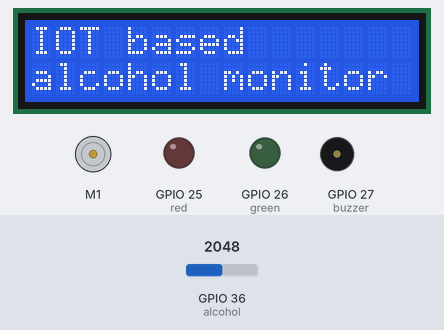
This sketch was run on a simulated ESP32. Parts: 16×2 character LCD, DC motor (green arrow = forward, orange = backward, longer = faster), output pins drawn as LEDs (lit = HIGH), buzzer (waves = sounding, pin HIGH). The test bench sets the inputs (shaded band); at power-on: GPIO 36 (alcohol) = 2048. WiFi joins after 1.5 s; servers stay silent unless stated; what the sketch prints to the serial monitor is not drawn.

Above: at 2.2 s.
At 6.7 s:
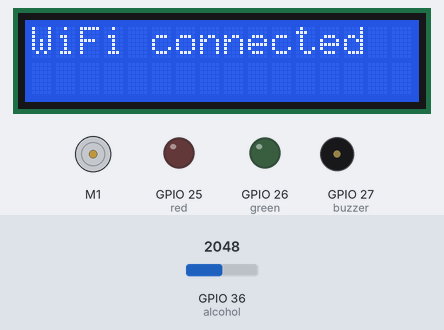
9.4 s: GPIO 36 (alcohol) set to 3213
At 12.3 s:
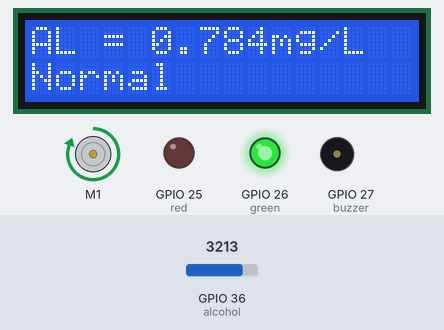
12.4 s: GPIO 36 (alcohol) set to 3329
At 14.7 s:
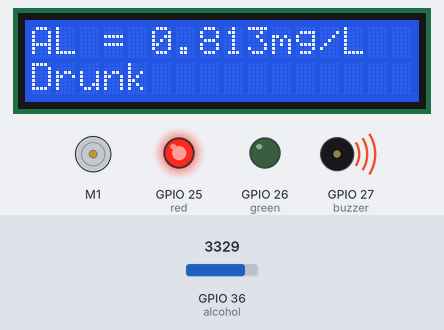
15.4 s: GPIO 36 (alcohol) set to 2866
At 19.1 s:
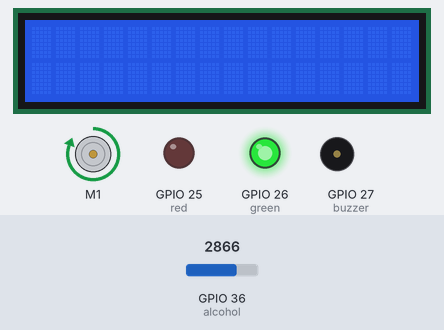
Timing chart, 0 to 20.6 s (numbered marks = the images above; inputs shaded):
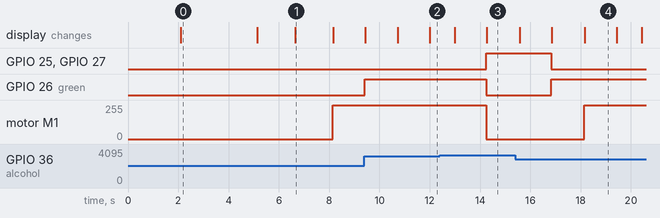

Measured:
- the behaviour switches between 3276 and 3277 on GPIO 36 (alcohol) (found by bisection; images 2 and 3)
- after the input at 9.4 s, the display: first differs from a run without the input after 2.6 s (image 2)
- after the input at 12.4 s, GPIO 25 (red), GPIO 27 (buzzer): LOW → HIGH after 1.9 s; GPIO 26 (green): HIGH → LOW after 1.9 s; motor M1: forward 255/255 → stopped after 1.9 s; the display: first differs from a run without the input after 1.9 s (image 3)
- after the input at 15.4 s, GPIO 25 (red), GPIO 27 (buzzer): HIGH → LOW after 1.4 s; GPIO 26 (green): LOW → HIGH after 1.4 s; motor M1: stopped → forward 255/255 after 2.8 s; the display: first differs from a run without the input after 1.5 s (image 4 shows a later state)
- what the display in image 0 shows lasts 3.0 s, from 2.1 s to 5.1 s
- what the display in image 1 shows lasts 1.6 s, from 6.6 s to 8.2 s

The sketch:

Main.ino
```cpp
#include <WiFi.h>
#include <WiFiClientSecure.h>
#include <UniversalTelegramBot.h>
#include <ArduinoJson.h>
#include <SoftwareSerial.h>
#include <Wire.h>
#include <LiquidCrystal_I2C.h>
#include <Robojax_L298N_DC_motor.h>

// motor 1 settings
#define CHA 0
#define ENA 19 // this pin must be PWM enabled pin if Arduino board is used
#define IN1 18
#define IN2 5

const int CCW = 2; // do not change
const int CW  = 1; // do not change

#define motor1 1 // do not change
// Set the LCD address to 0x27 for a 16 chars and 2 line display
LiquidCrystal_I2C lcd(0x27, 16, 2);
Robojax_L298N_DC_motor robot(IN1, IN2, ENA, CHA);


#define alcohol A0
float sensorValue =0;
float val=0;
float fin =0;
int red = 25;
int green = 26;
int buzzer = 27;
int flagD=1;
int flagN =1;

// Replace with your network credentials
const char* ssid = "Your SSID";
const char* password ="Your Password";

// Initialize Telegram BOT
#define BOTtoken "Your Bot Token"  // your Bot Token (Get from Botfather)

// Use @myidbot to find out the chat ID of an individual or a group
// Also note that you need to click "start" on a bot before it can
// message you
#define CHAT_ID "Your Chat_ID"

WiFiClientSecure client;
UniversalTelegramBot bot(BOTtoken, client);


void setup() {

  Serial.begin(9600);
  pinMode(alcohol, INPUT);
  pinMode(red, OUTPUT);
  pinMode(green, OUTPUT);
  pinMode(buzzer, OUTPUT);

  robot.begin();
  lcd.begin(); //initilize the lcd monitor
  lcd.backlight(); // Turn on the blacklight and print a message.
  lcd.print("Welcome to !!!");
  delay(2000);
  lcd.clear();
  lcd.print("IOT based");
  lcd.setCursor (0,1);
  lcd.print("alcohol monitor");
  delay(3000);
  lcd.clear();

  // Attempt to connect to Wifi network:
  Serial.print("Connecting Wifi: ");
  Serial.println(ssid);
  lcd.clear();
  lcd.print("  Connecting");
  lcd.setCursor (0,1);
  lcd.print("  WiFi.......");
  WiFi.mode(WIFI_STA);
  WiFi.begin(ssid, password);
  client.setCACert(TELEGRAM_CERTIFICATE_ROOT); // Add root certificate for api.telegram.org

  while (WiFi.status() != WL_CONNECTED) {
    Serial.print(".");
    delay(500);
  }

  lcd.clear();
  lcd.print("WiFi connected");
  Serial.println("");
  Serial.println("WiFi connected");
  delay(1500);
  Serial.print("IP address: ");
  Serial.println(WiFi.localIP());

}

void loop() {
   robot.rotate(motor1, 100, CW); //dc start
check:
  lcd.clear();

  sensorValue=0;
  for(int i = 0; i<25; i++)
    {
      sensorValue += analogRead(alcohol); // Reading the gas value from analog pin
      delay(10);
    }
      val = ((sensorValue/25) * (5.0/2048.0));
      fin = val * .10;
      Serial.print("alcohol  ");
      Serial.println(sensorValue/25);
      Serial.print("val ");
      Serial.println(fin);
      delay(1000);


  if(fin<=0.8)
  {
     digitalWrite(red, LOW);
     digitalWrite(buzzer, LOW);
     digitalWrite(green, HIGH);
     lcd.print("AL = ");
     lcd.print(fin,3);
     lcd.print("mg/L");
     lcd.setCursor (0,1);
     lcd.print("Normal ");
     notify();
     flagD=1;
     delay(1000);
  }
  else
  {
     digitalWrite(red, HIGH);
     digitalWrite(green, LOW);
     digitalWrite(buzzer, HIGH);
     robot.brake(1); //dc off
     lcd.print("AL = ");
     lcd.print(fin,3);
     lcd.print("mg/L");
     lcd.setCursor (0,1);
     lcd.print("Drunk ");
     message();
     flagN = 1;
     delay(1000);
     goto check;
  }

}

void message()
{
  if(flagD== 1)
  {
    bot.sendMessage(CHAT_ID, "Drunk", "");
    flagD +=1;
  }
}

void notify()
{
  if(flagN== 1)
  {
    bot.sendMessage(CHAT_ID, "Normal", "");
    flagN += 1;
  }
}
```
